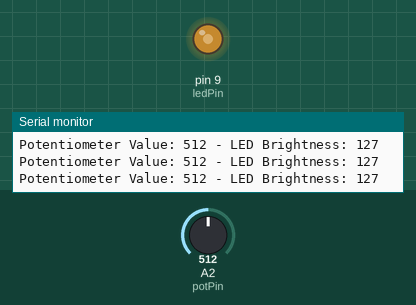
The sketch below on a simulated Arduino Uno, built with avr-gcc and run on an emulated ATmega328P. Parts: output pins drawn as LEDs (lit = HIGH), the last lines printed to the serial monitor. Inputs (shaded band) come from the test bench; at power-on: A2 (potPin) = 512.

Above: at 1.2 s.
1.3 s: A2 (potPin) set to 716
At 2.0 s:
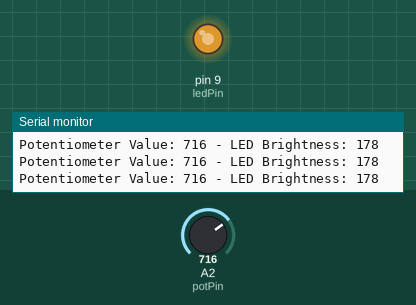
2.8 s: A2 (potPin) set to 900
At 3.6 s:
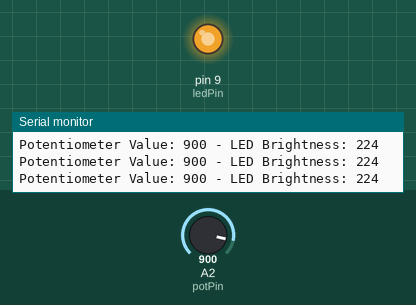
4.3 s: A2 (potPin) set to 418
At 5.2 s:
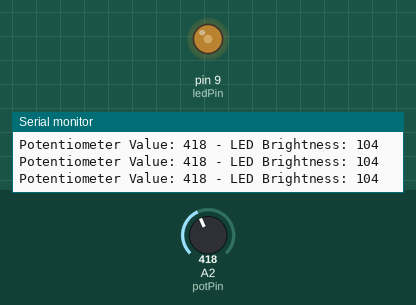
7.3 s: A2 (potPin) set to 393
At 8.4 s:
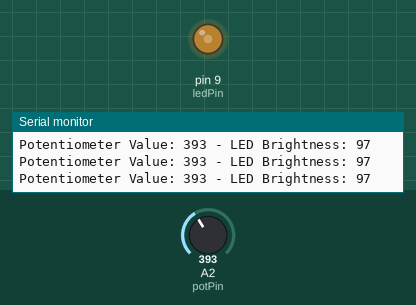
10.3 s: A2 (potPin) set to 122
At 11.5 s:
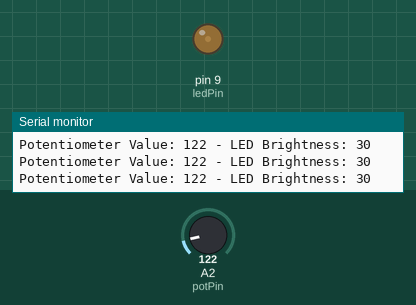
11.8 s: A2 (potPin) set to 511
At 13.1 s:
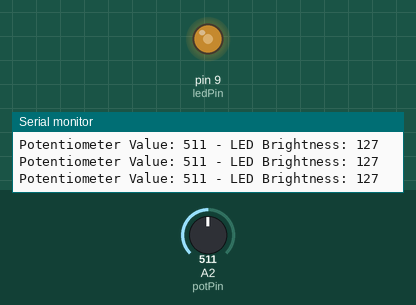
Timing chart, 0 to 14.3 s (numbered marks = the images above; inputs shaded):
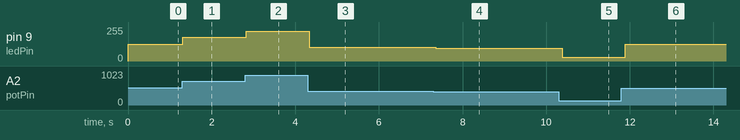

The sketch:

LED_Brightness_Control.ino
```cpp
int potPin = A2;
int ledPin = 9;
int potValue = 0;

void setup() {
  pinMode(ledPin, OUTPUT);
  pinMode(potPin, INPUT);
  Serial.begin(9600);
}

void loop() {
  potValue = analogRead(potPin);
  int brightness = map(potValue, 0, 1023, 0, 255);
  analogWrite(ledPin, brightness);
  Serial.print("Potentiometer Value: ");
  Serial.print(potValue);
  Serial.print(" - LED Brightness: ");
  Serial.println(brightness);
  delay(100);
}
```

Measured:
- after the input at 1.3 s, pin 9 (ledPin): 127/255 → 178/255 at once
- after the input at 2.8 s, pin 9 (ledPin): 178/255 → 224/255 at once
- after the input at 4.3 s, pin 9 (ledPin): 224/255 → 104/255 at once
- after the input at 7.3 s, pin 9 (ledPin): 104/255 → 97/255 after 0.06 s
- after the input at 10.3 s, pin 9 (ledPin): 97/255 → 30/255 after 0.08 s
- after the input at 11.8 s, pin 9 (ledPin): 30/255 → 127/255 after 0.09 s
